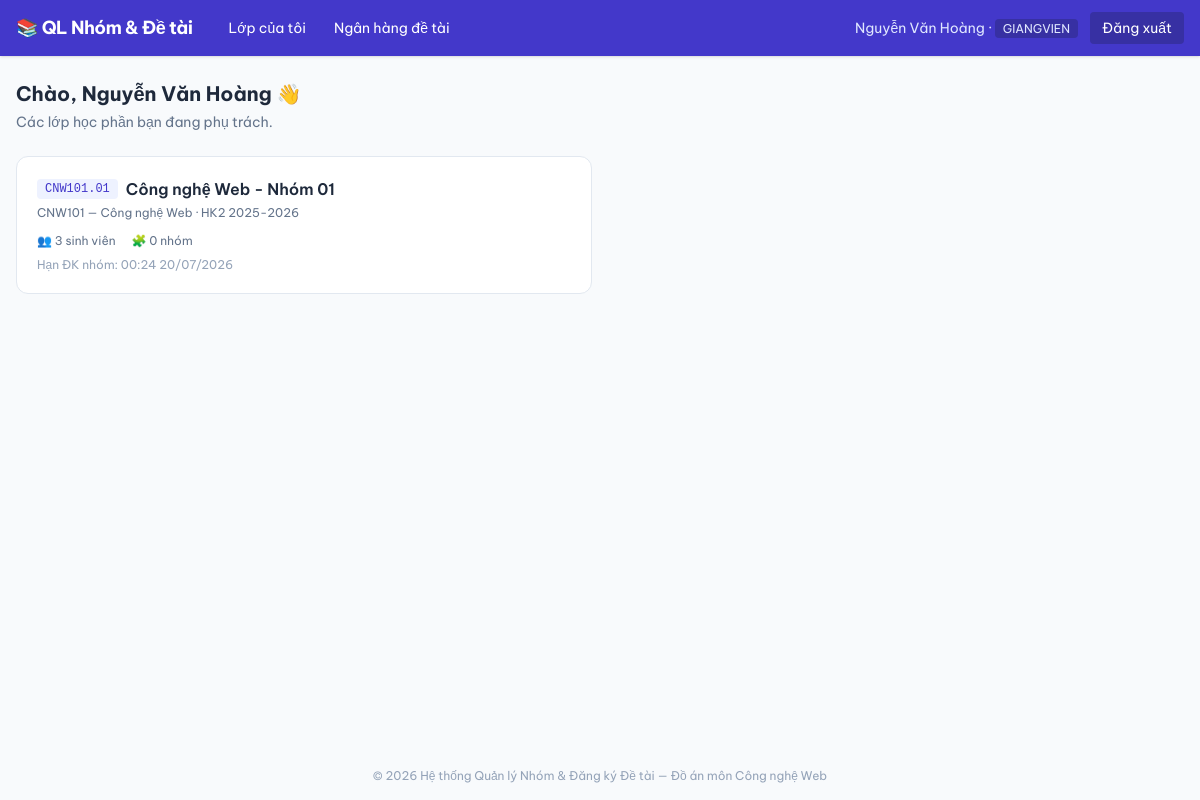
/giangvien/dashboard.php (signed in), run on the app's committed database.
### tables this page shows
CREATE TABLE lop_hocphan (
    id INT AUTO_INCREMENT PRIMARY KEY,
    ma_lop VARCHAR(30) NOT NULL UNIQUE,
    ten_lop VARCHAR(150) NOT NULL,
    hocphan_id INT NOT NULL,
    giangvien_id INT DEFAULT NULL,
    hoc_ky VARCHAR(20) DEFAULT NULL COMMENT 'VD: HK1 2025-2026',
    si_so_nhom_toi_thieu INT NOT NULL DEFAULT 2,
    si_so_nhom_toi_da INT NOT NULL DEFAULT 5,
    han_dang_ky_nhom DATETIME DEFAULT NULL,
    created_at DATETIME DEFAULT CURRENT_TIMESTAMP,
    FOREIGN KEY (hocphan_id) REFERENCES hocphan(id) ON DELETE CASCADE,
    FOREIGN KEY (giangvien_id) REFERENCES users(id) ON DELETE SET NULL
);

CREATE TABLE hocphan (
    id INT AUTO_INCREMENT PRIMARY KEY,
    ma_hp VARCHAR(20) NOT NULL UNIQUE,
    ten_hp VARCHAR(200) NOT NULL,
    so_tin_chi INT DEFAULT 3
);

### includes/functions.php (called while the page is built, shortened)
<?php
function e(?string $str): string
{
    return htmlspecialchars($str ?? '', ENT_QUOTES, 'UTF-8');
}
function format_datetime(?string $dt): string
{
    return date('H:i d/m/Y', strtotime($dt));
}

### config/database.php (called while the page is built, shortened)
<?php
$DB_HOST = 'localhost';
$DB_NAME = 'qlnhom_detai';
$DB_USER = 'root';
$DB_PASS = '';
try {
    $mysqli = new mysqli($DB_HOST, $DB_USER, $DB_PASS, $DB_NAME);
    $mysqli->set_charset('utf8mb4');
} catch (mysqli_sql_exception $e) {
    die('Lỗi kết nối CSDL: ' . htmlspecialchars($e->getMessage()) .
        '<br>Hãy kiểm tra XAMPP (Apache + MySQL) đã bật, đã import file database/schema.sql, và PHP đang dùng là bản >= 8.1.');
}
function db_stmt(string $sql, array $params = []): mysqli_stmt
{
    global $mysqli;
    $stmt = $mysqli->prepare($sql);
    $stmt->execute($params);
    return $stmt;
}
function db_query(string $sql, array $params = []): array
{
    $stmt = db_stmt($sql, $params);
    $result = $stmt->get_result();
    $rows = $result ? $result->fetch_all(MYSQLI_ASSOC) : [];
    return $rows;
}

### giangvien/dashboard.php (the view, shortened to what this page needs)
<?php
$gv_id = $_SESSION['user_id'];
$lops = db_query("
    SELECT l.*, h.ma_hp, h.ten_hp,
        (SELECT COUNT(*) FROM lop_sinhvien ls WHERE ls.lop_id=l.id) AS so_sv,
        (SELECT COUNT(*) FROM nhom n WHERE n.lop_id=l.id) AS so_nhom
    FROM lop_hocphan l
    JOIN hocphan h ON h.id = l.hocphan_id
    WHERE l.giangvien_id = ?
    ORDER BY l.created_at DESC
", [$gv_id]);
include __DIR__ . '/../includes/header.php';
?>
<h1 class="text-xl font-bold text-slate-800 mb-1">Chào, <?= e($_SESSION['ho_ten']) ?> 👋</h1>
<p class="text-sm text-slate-500 mb-6">Các lớp học phần bạn đang phụ trách.</p>
<div class="grid md:grid-cols-2 gap-4">
  <?php foreach ($lops as $l): ?>
  <a href="<?= BASE_URL ?>/giangvien/lop.php?id=<?= $l['id'] ?>" class="block bg-white border border-slate-200 rounded-xl p-5 hover:border-brand-400 hover:shadow-sm transition">
    <div class="flex items-center gap-2 mb-1">
      <span class="font-mono text-xs bg-brand-50 text-brand-700 px-2 py-0.5 rounded"><?= e($l['ma_lop']) ?></span>
      <span class="font-semibold text-slate-800"><?= e($l['ten_lop']) ?></span>
    </div>
    <div class="text-xs text-slate-500"><?= e($l['ma_hp']) ?> — <?= e($l['ten_hp']) ?> · <?= e($l['hoc_ky']) ?></div>
    <div class="flex gap-4 text-xs text-slate-500 mt-3">
      <span>👥 <?= $l['so_sv'] ?> sinh viên</span>
      <span>🧩 <?= $l['so_nhom'] ?> nhóm</span>
    </div>
    <div class="text-xs text-slate-400 mt-2">
      Hạn ĐK nhóm: <?= format_datetime($l['han_dang_ky_nhom']) ?>
    </div>
  </a>
  <?php endforeach; ?>
</div>
<?php include __DIR__ . '/../includes/footer.php'; ?>

### includes/header.php (style rules this page uses)
body { font-family:'Be Vietnam Pro',sans-serif; }

### data on the page
lop_hocphan: ma_lop "CNW101.01", ten_lop "Công nghệ Web - Nhóm 01", hocphan.ma_hp "CNW101", hocphan.ten_hp "Công nghệ Web", hoc_ky "HK2 2025-2026", so_sv "3", so_nhom "0", han_dang_ky_nhom "00:24 20/07/2026"

### other printed values
$user['ho_ten'] "Nguyễn Văn Hoàng"
$user['role'] "GIANGVIEN"
$_SESSION['ho_ten'] "Nguyễn Văn Hoàng"
SITE_NAME "Hệ thống Quản lý Nhóm & Đăng ký Đề tài"
